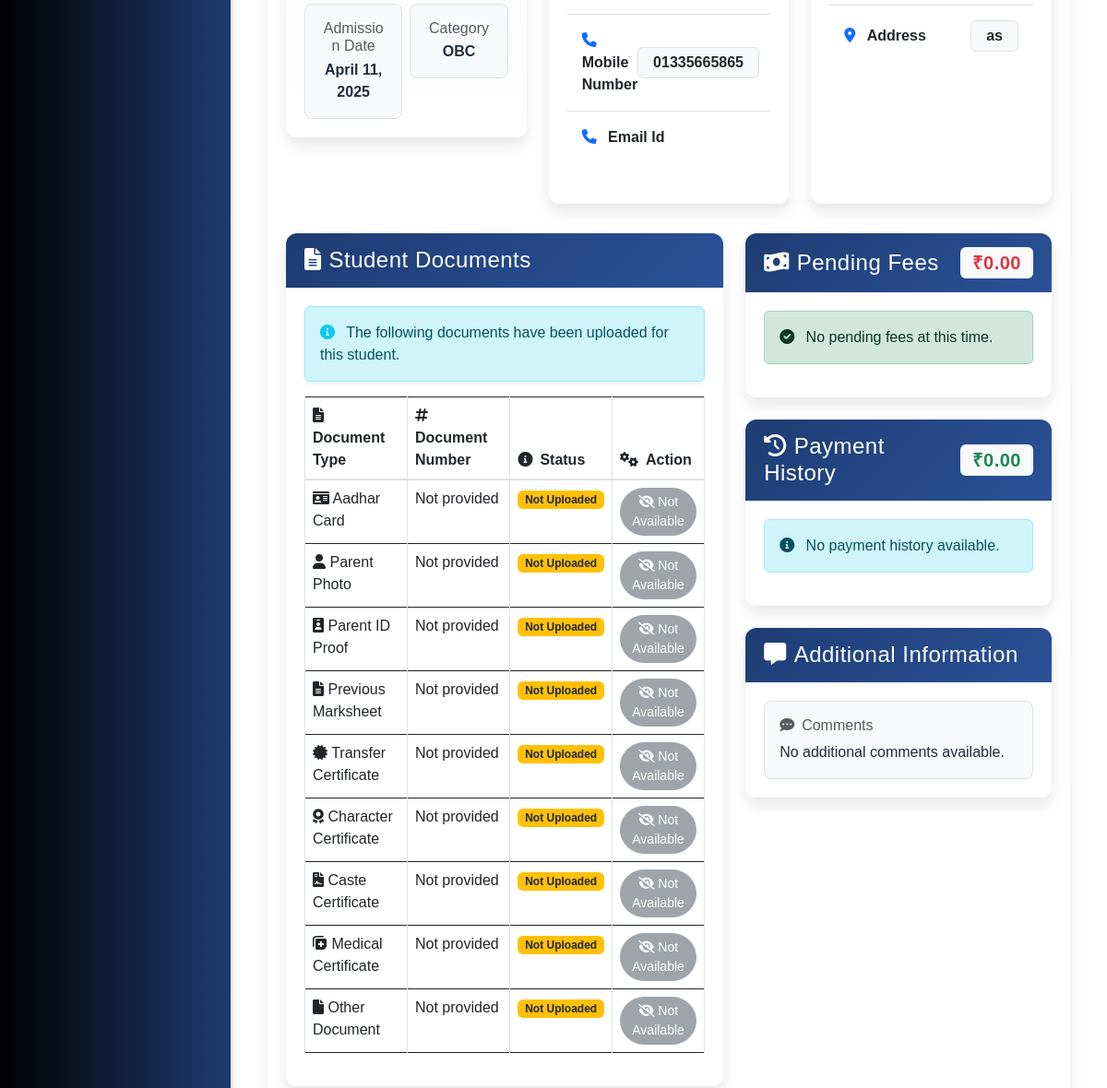
Before: /student/7/ (signed in, middle part) with the older database file.
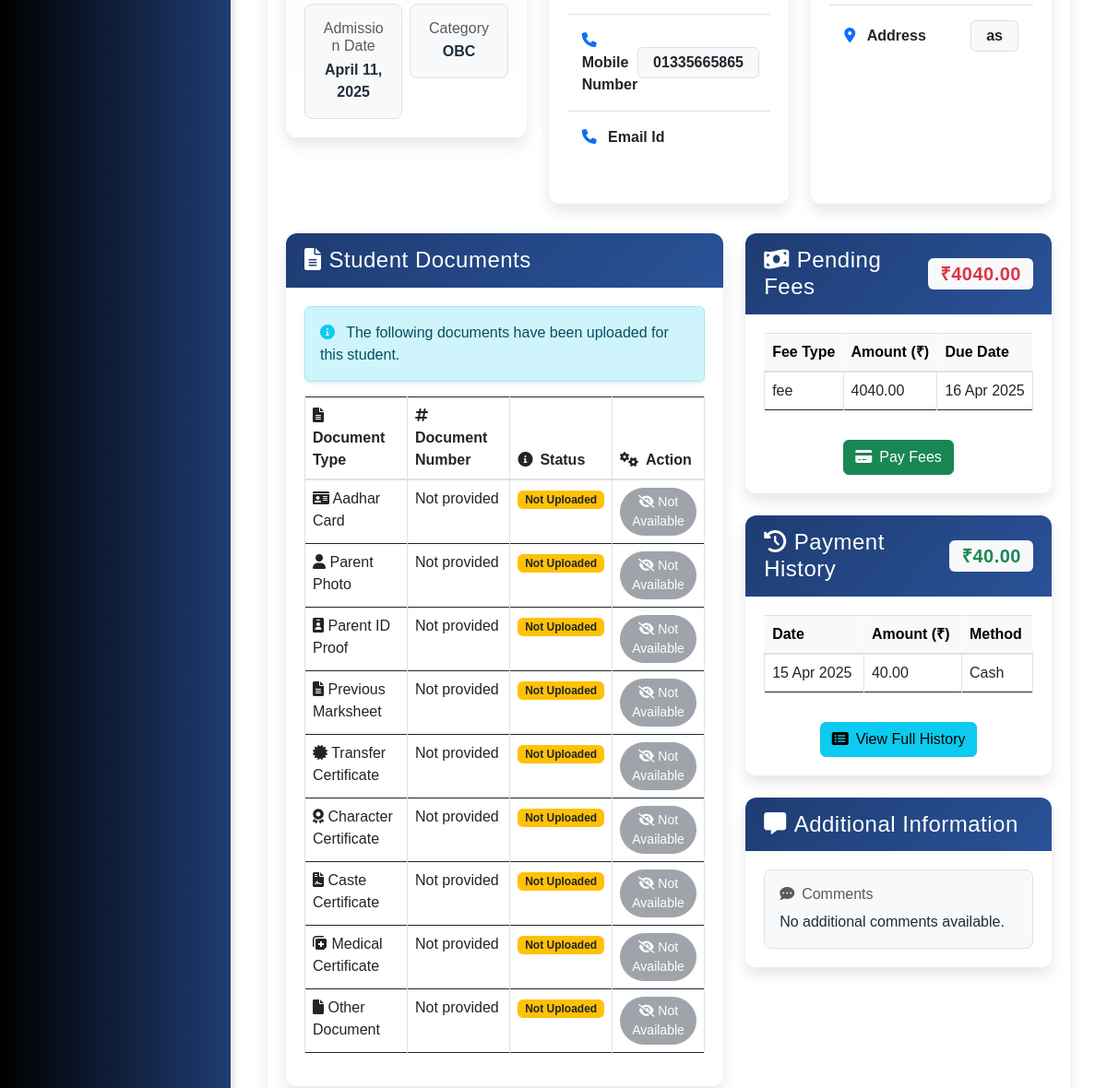
After: the same page with the newer database file.
### apps/fees/models.py (models this page shows, shortened)
class PendingFee(models.Model):
    student = models.ForeignKey('students.Student', on_delete=models.CASCADE, related_name='pending_fees')
    fee_type = models.CharField(max_length=100)
    amount = models.DecimalField(max_digits=10, decimal_places=2)
    due_date = models.DateField()
    late_fee = models.DecimalField(max_digits=10, decimal_places=2, default=0)
    discount = models.DecimalField(max_digits=10, decimal_places=2, default=0)
    created_at = models.DateTimeField(auto_now_add=True)
    updated_at = models.DateTimeField(auto_now=True)
    paid = models.BooleanField(default=False)
    def get_discounted_amount(self):
        return self.amount - (self.amount * self.discount / 100)

class FeePayment(models.Model):
    PAYMENT_STATUS = [
        ("Paid", "Paid"),
        ("Pending", "Pending"),
    ]
    PAYMENT_METHODS = [
        ("Cash", "Cash"),
        ("Online", "Online"),
        ("Bank Transfer", "Bank Transfer")
    ]
    student = models.ForeignKey('students.Student', on_delete=models.CASCADE)
    amount = models.DecimalField(max_digits=10, decimal_places=2)
    payment_method = models.CharField(max_length=50, choices=PAYMENT_METHODS)
    transaction_id = models.CharField(max_length=100, blank=True, null=True, help_text="Required for online or bank transfers")
    date = models.DateTimeField(default=timezone.now)
    status = models.CharField(max_length=20, choices=PAYMENT_STATUS, default="Pending")
    fee_category = models.CharField(max_length=50, default="Regular")

### apps/students/views.py (the view)
# urls.py: path("<int:pk>/", StudentDetailView.as_view(), name="student-detail"),
class StudentDetailView(LoginRequiredMixin, DetailView):
    model = Student
    template_name = "students/student_detail.html"
    def get_context_data(self, **kwargs):
        context = super(StudentDetailView, self).get_context_data(**kwargs)
        context['documents'] = StudentDocument.objects.filter(student=self.object).first()
        from apps.fees.models import PendingFee, FeePayment
        from django.db.models import Sum
        pending_fees = PendingFee.objects.filter(student=self.object, paid=False).order_by('due_date')
        context['pending_fees'] = pending_fees
        total_pending = sum(fee.get_discounted_amount() for fee in pending_fees)
        context['total_pending_amount'] = total_pending
        payment_history = FeePayment.objects.filter(student=self.object).order_by('-date')[:5]
        context['payment_history'] = payment_history
        total_paid = FeePayment.objects.filter(student=self.object, status='Paid').aggregate(total=Sum('amount'))['total'] or 0
        context['total_paid_amount'] = total_paid
        return context

### apps/corecode/context_processors.py (called while the page is built)
def site_defaults(request):
    current_session = AcademicSession.objects.get(current=True)
    current_term = AcademicTerm.objects.get(current=True)
    vals = SiteConfig.objects.all()
    contexts = {
        "current_session": current_session.name,
        "current_term": current_term.name,
    }
    for val in vals:
        contexts[val.key] = val.value
    return contexts

def global_college_profile(request):
    try:
        profile = CollegeProfileModel.objects.first()
    except CollegeProfileModel.DoesNotExist:
        profile = None
    return {'profile': profile}

### apps/corecode/models.py (called while the page is built)
    def __str__(self):
        return self.name

### apps/students/templates/students/student_detail.html (shortened to what the changed rows need)
{% extends 'base.html' %}
{% load static %}
{% block content %}
<div class="container-fluid px-0 py-3">
  <div class="row g-4">
    <div class="col-md-7">
      {% if documents %}
      <div class="profile-section card shadow-lg border-0 rounded-4 overflow-hidden">
        <div class="card-body p-3">
          <div class="table-responsive">
            <table class="doc-table table table-bordered table-hover">
              <thead>
                <tr>
                  <th><i class="fas fa-file-alt me-2"></i>Document Type</th>
                  <th><i class="fas fa-hashtag me-2"></i>Document Number</th>
                  <th><i class="fas fa-info-circle me-2"></i>Status</th>
                  <th><i class="fas fa-cogs me-2"></i>Action</th>
                </tr>
              </thead>
            </table>
          </div>
        </div>
      </div>
      {% endif %}
    </div>
    <div class="col-md-5">
      <div class="profile-section card shadow-lg border-0 rounded-4 overflow-hidden mb-4">
        <div class="card-header text-white p-3" style="background: linear-gradient(135deg, #e74c3c, #c0392b);">
          <div class="d-flex justify-content-between align-items-center">
            <h4 class="mb-0"><i class="fas fa-money-bill-wave me-2"></i>Pending Fees</h4>
            <span class="badge bg-light text-danger fs-5 fw-bold">₹{{ total_pending_amount|floatformat:2 }}</span>
          </div>
        </div>
        <div class="card-body p-3">
          {% if pending_fees %}
          <div class="table-responsive">
            <table class="table table-hover table-bordered">
              <thead class="table-light">
                <tr>
                  <th>Fee Type</th>
                  <th>Amount (₹)</th>
                  <th>Due Date</th>
                </tr>
              </thead>
              <tbody>
                {% for fee in pending_fees %}
                <tr>
                  <td>{{ fee.fee_type }}</td>
                  <td>{{ fee.get_discounted_amount|floatformat:2 }}</td>
                  <td>{{ fee.due_date|date:"d M Y" }}</td>
                </tr>
                {% endfor %}
              </tbody>
            </table>
          </div>
          <div class="text-center mt-3">
            <a href="{% url 'fees:add_fee_payment' object.id %}" class="btn btn-success">
              <i class="fas fa-credit-card me-2"></i>Pay Fees
            </a>
          </div>
          {% else %}
          <div class="alert alert-success">
            <i class="fas fa-check-circle me-2"></i> No pending fees at this time.
          </div>
          {% endif %}
        </div>
      </div>
      <div class="profile-section card shadow-lg border-0 rounded-4 overflow-hidden mb-4">
        <div class="card-header text-white p-3" style="background: linear-gradient(135deg, #2ecc71, #27ae60);">
          <div class="d-flex justify-content-between align-items-center">
            <h4 class="mb-0"><i class="fas fa-history me-2"></i>Payment History</h4>
            <span class="badge bg-light text-success fs-5 fw-bold">₹{{ total_paid_amount|floatformat:2 }}</span>
          </div>
        </div>
        <div class="card-body p-3">
          {% if payment_history %}
          <div class="table-responsive">
            <table class="table table-hover table-bordered">
              <thead class="table-light">
                <tr>
                  <th>Date</th>
                  <th>Amount (₹)</th>
                  <th>Method</th>
                </tr>
              </thead>
              <tbody>
                {% for payment in payment_history %}
                <tr>
                  <td>{{ payment.date|date:"d M Y" }}</td>
                  <td>{{ payment.amount|floatformat:2 }}</td>
                  <td>{{ payment.payment_method }}</td>
                </tr>
                {% endfor %}
              </tbody>
            </table>
          </div>
          <div class="text-center mt-3">
            <a href="{% url 'fees:student_fee_history' object.id %}" class="btn btn-info">
              <i class="fas fa-list-alt me-2"></i>View Full History
            </a>
          </div>
          {% else %}
          <div class="alert alert-info">
            <i class="fas fa-info-circle me-2"></i> No payment history available.
          </div>
          {% endif %}
        </div>
      </div>
    </div>
  </div>
</div>
{% endblock content %}

Changed rows visible on the page:
added PendingFee: fee_type "fee", get_discounted_amount "4040.00", due_date "16 Apr 2025"
added FeePayment: date "15 Apr 2025", amount "40.00", payment_method "Cash"
Other visible differences:
{{ total_pending_amount|floatformat:2 }}: "0.00" → "4040.00"
{{ total_paid_amount|floatformat:2 }}: "0.00" → "40.00"
text no longer shown: "No pending fees at this time. No payment history available."
text now shown: "Fee Type Amount (₹) Due Date Pay Fees Date Amount (₹) Method View Full History"
